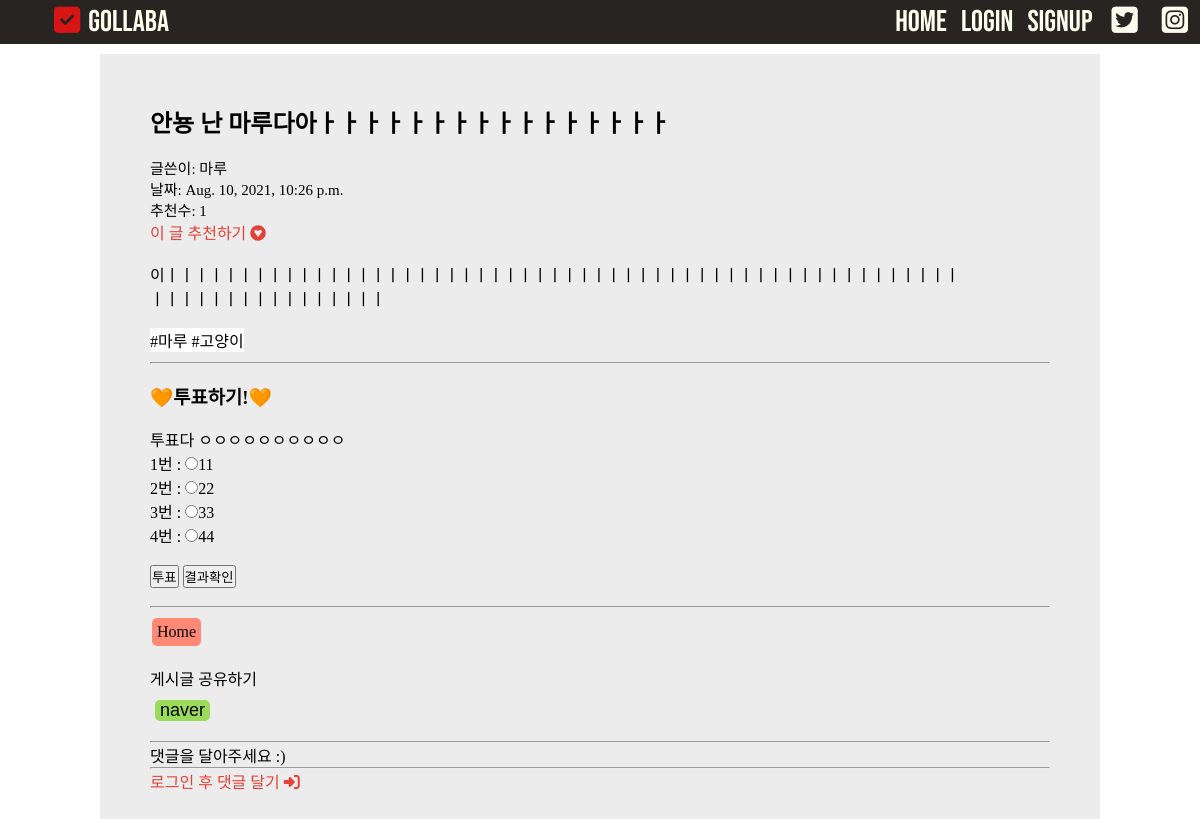
/blog/1, run on an earlier commit of the app's database.
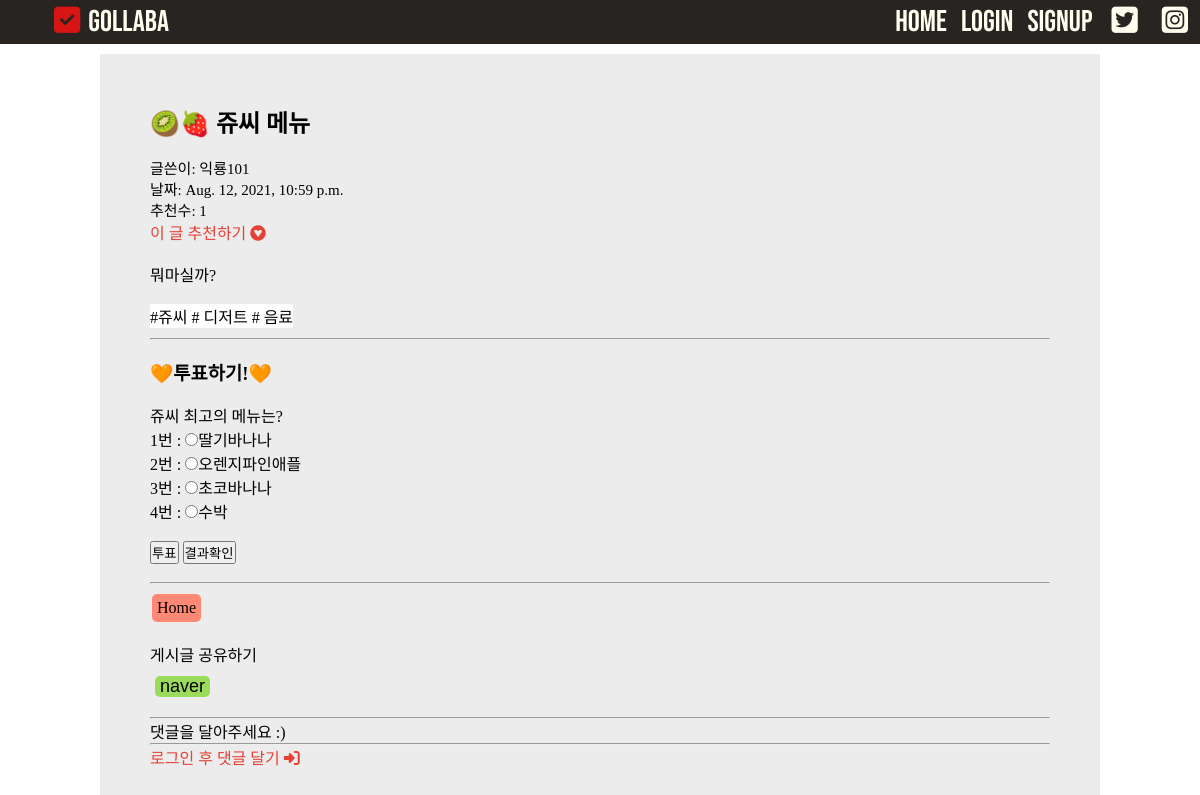
And on a later commit of the database.
### blog/models.py (models this page shows, shortened)
class Blog(models.Model):
    id = models.AutoField(primary_key=True)
    title = models.CharField(max_length=200)
    pub_date = models.DateTimeField('date published')
    body = models.TextField()
    hashtag = models.ManyToManyField(HashTag)
    author_name = models.CharField(max_length=10,default='')
    likes = models.PositiveIntegerField(default=0)

class HashTag(models.Model):
    hashtag_name = models.CharField(max_length=100)
    def __str__(self):
        return self.hashtag_name

### survey/models.py (models this page shows)
class Survey(models.Model):
    survey_idx = models.AutoField(primary_key=True)
    question = models.TextField(null=False)
    ans1 = models.TextField(null=True)
    ans2 = models.TextField(null=True)
    ans3 = models.TextField(null=True)
    ans4 = models.TextField(null=True)
    status = models.CharField(max_length=1, default='y')

### blog/views.py (the view)
# urls.py: path("blog/<int:blog_id>", blog.detail, name="detail"),
def detail(request, blog_id):
    blog_detail = get_object_or_404(Blog, pk=blog_id)
    comments = Comment.objects.filter(post=blog_id)
    blog_hashtag = blog_detail.hashtag.all()
    survey = Survey.objects.filter(
        status='y').order_by("survey_idx")[blog_id - 1]
    if request.method == "POST":
        comment = Comment()
        comment.post = blog_detail
        comment.comment_text = request.POST['body']
        comment.date = timezone.now()
        comment.save()
    return render(request, 'detail.html', {'blog': blog_detail, 'comments': comments, 'hashtags': blog_hashtag, 'survey': survey})

### blog/templates/detail.html (shortened to what this page needs)
{% load static %}
<!DOCTYPE html>
<html lang="en">
<head>
    <link rel="stylesheet" href="{% static 'css/detail.css' %}" type="text/css">
    <link rel="stylesheet" href="{% static 'css/main.css' %}" type="text/css">
</head>
<body>
    <nav class="navbar">
        <ul class="navbar_logo">
            <li><a href="{% url 'home' %}"><i class="fas fa-check-square"></i></a></li>
            <li><a href="{% url 'home' %}" id="rr">Gollaba</a></li>
        </ul>
        <ul class="navbar_menu">
            <li class="nav-item">
              <a class="nav-link" href="{% url 'home' %}">HOME</a>
            </li>
            {% if not user.is_authenticated %}
            <li class="nav-item">
              <a class="nav-link" href="{% url 'login' %}">Login</a>
            </li>
            {% endif %}
            {% if not user.is_authenticated %}
            <li class="nav-item">
              <a class="nav-link" href="{% url 'register' %}">Signup</a>
            </li>
            {% endif %}
          <li><a href="https://twitter.com/TwitterKorea"><i class="fab fa-twitter-square"></i></a></li>
          <li><a href="https://www.instagram.com/"><i class="fab fa-instagram-square"></i></a></li>
          </ul>
    </nav>
    <div class="content-box">
        <div class="blank1">
        </div>
        <div class="outer">
            <div class="title">
                <h2>{{ blog.title }}</h2>
                <br>
                <p class="date">글쓴이: {{ blog.author_name }}</p>
                <p class="date">날짜: {{ blog.pub_date }}</p>
                <p class="date">추천수: {{ blog.likes }}</p>
            </div>
            <a href="{% url 'like' blog.id %}" style="margin: 0;">이 글 추천하기 <i class="fab fa-gratipay"></i></a>
            <br>
            <br>
            <div class="body">
                <p>{{ blog.body }}</p>
            </div>
            <br>
            <p class="hashtag">
                {% for hashtag in hashtags.all %}
                #{{ hashtag }}
                {% endfor %}
            </p>
            <hr>
            <br>
            <h3>🧡투표하기!🧡</h3>
            <br>
            <form method="POST" action="/save_survey">
                {{survey.question}}<br>
                1번 : <input type="radio" name="num" value="1">{{survey.ans1}}<br>
                2번 : <input type="radio" name="num" value="2">{{survey.ans2}}<br>
                3번 : <input type="radio" name="num" value="3">{{survey.ans3}}<br>
                4번 : <input type="radio" name="num" value="4">{{survey.ans4}}<br>
                <br>
                <input type="submit" value="투표" >
                <input type="button" value="결과확인" onclick="show_result()">
            </form>
            <br>
            <hr>
            <div class="buttons">
                <a href="{% url 'home' %}" class="btn" >Home</a>
            </div>
            <p>게시글 공유하기</p>
            <div class="shares">
            <a href="http://blog.naver.com/openapi/share?url=%22+encodeURIComponent(%22http://www.sample.com/sample.jsp?param1=value1&param2=value2"><input type="button" value="naver" class="share_naver" onclick="share()"/></a>
            </div>
            <hr>
            {% for comment in blog.comments.all %}
            <div class="comment">
                <strong> {{ comment.author_name }}</strong>
                <div class="date">  {{ comment.created_at }}</div>
                <p> {{comment.comment_text|linebreaks }}</p>
            </div>
            {% empty %}
            <p>댓글을 달아주세요 :)</p>
            {% endfor %}
            <hr>
            <div class="comments">
                {% if not user.is_authenticated %}
                    <p><a href="{% url 'login' %}" style="margin: 0;">로그인 후 댓글 달기 <i class="fas fa-sign-in-alt"></i></a></p>
                {% endif %}
                    </div>
                </div>
            </div>
    </body>
</html>

What changed in the data, as far as the page shows it:
changed Blog: title "안뇽 난 마루다아ㅏㅏㅏㅏㅏㅏㅏㅏㅏㅏㅏㅏㅏㅏㅏㅏ" → "🥝🍓 쥬씨 메뉴"; author_name "마루" → "익룡101"; pub_date "Aug. 10, 2021, 10:26 p.m." → "Aug. 12, 2021, 10:59 p.m."; body "이ㅣㅣㅣㅣㅣㅣㅣㅣㅣㅣㅣㅣㅣㅣㅣㅣㅣㅣㅣㅣㅣㅣㅣㅣㅣㅣㅣㅣㅣㅣㅣㅣㅣㅣㅣㅣㅣㅣㅣㅣㅣㅣㅣㅣㅣㅣㅣㅣㅣㅣㅣㅣㅣㅣㅣㅣㅣㅣㅣㅣㅣㅣㅣㅣㅣㅣㅣㅣㅣㅣ" → "뭐마실까?"
changed HashTag (number 1 of 3 on the later page): hashtag_name "마루" → "쥬씨"
changed HashTag: hashtag_name "고양이" → "디저트"
added HashTag: hashtag_name "음료"
changed Survey: question "투표다 ㅇㅇㅇㅇㅇㅇㅇㅇㅇㅇ" → "쥬씨 최고의 메뉴는?"; ans1 "11" → "딸기바나나"; ans2 "22" → "오렌지파인애플"; ans3 "33" → "초코바나나"; ans4 "44" → "수박"
